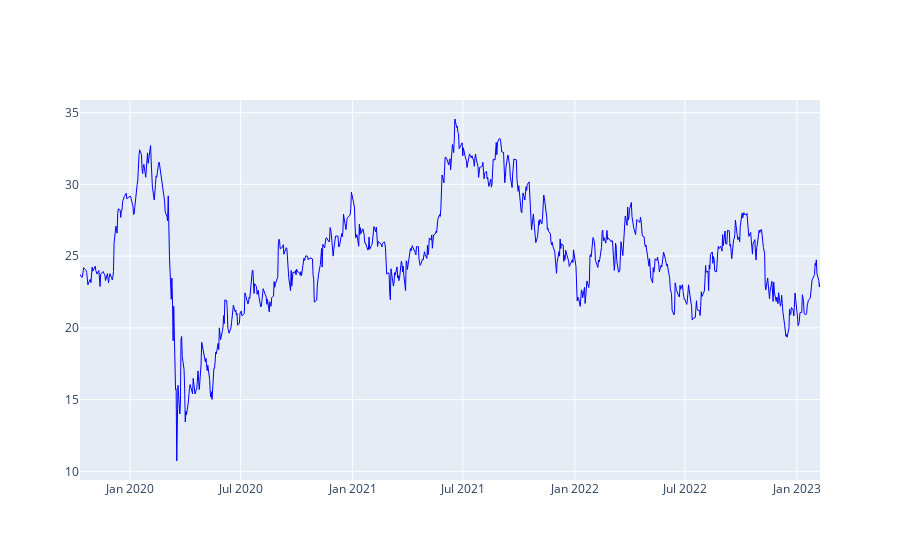

The cell this chart's notebook holds for it:
### Code cell
ticker ="VIVA3.SA"

df = yf.download(ticker)

base = df["2018":]


fig = go.Figure()

fig.add_trace(
    go.Scatter(
        name="Ação",
        x=base.index,
        y=base["Close"],
        line=dict(color='blue', width=1))
)

### Figure 1 — Plotly figure (JSON) as saved in the notebook; plotly's stock layout.template omitted (floating-point values rounded to 4 significant figures; data arrays with more than 128 entries replaced by an {"elided": "..."} marker saying what was removed)
{"data": [{"line": {"color": "blue", "width": 1}, "name": "Ação", "type": "scatter", "x": {"elided": "826 str values"}, "y": {"elided": "826 float values"}}], "layout": {}}
